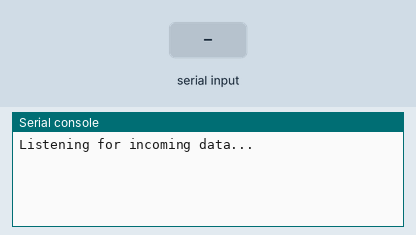
This program was run on a simulated MicroPython board. Parts: the last lines printed to the serial console. Inputs (shaded band) come from the test bench.

Above: at 1.2 s.
1.3 s: "1\n" received over the second serial link
At 2.4 s:
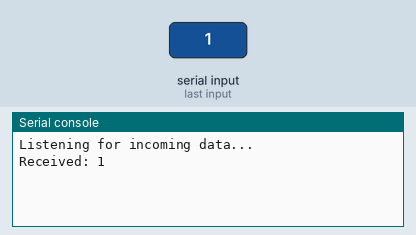
2.8 s: "0\n" received over the second serial link
At 3.6 s:
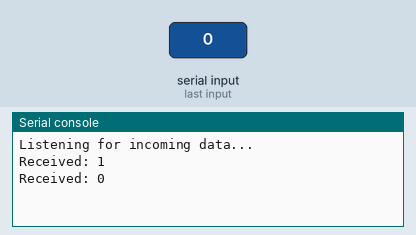
4.3 s: "2\n" received over the second serial link
At 4.7 s:
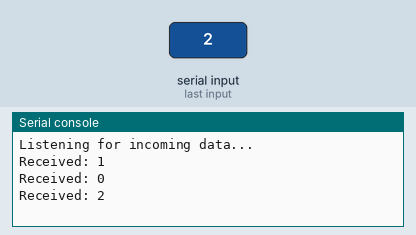

The program:

lora_rx.py
```python
from machine import UART, Pin
import time

# Initialize UART0 (TX=GPIO0, RX=GPIO1) with 115200 baud rate
uart = UART(0, baudrate=115200, tx=Pin(0), rx=Pin(1))

def check_for_incoming_data():
    """Continuously check for incoming data and process it."""
    if uart.any():  # Check if there's data in the UART buffer
        incoming_data = uart.readline()  # Read the data from the buffer
        if incoming_data:  # Ensure data is not None
            print(f"Received: {incoming_data.decode('utf-8').strip()}")  # Decode and print
        else:
            print("No data received.")

# Main loop to receive data
print("Listening for incoming data...")
while True:
    check_for_incoming_data()  # Continuously check for incoming data
    time.sleep(0.1)  # Small delay
```

Measured:
- after the input at 1.3 s, the serial console: prints a new line at once (image 1)
- after the input at 2.8 s, the serial console: prints a new line at once (image 2)
- after the input at 4.3 s, the serial console: prints a new line at once (image 3)
